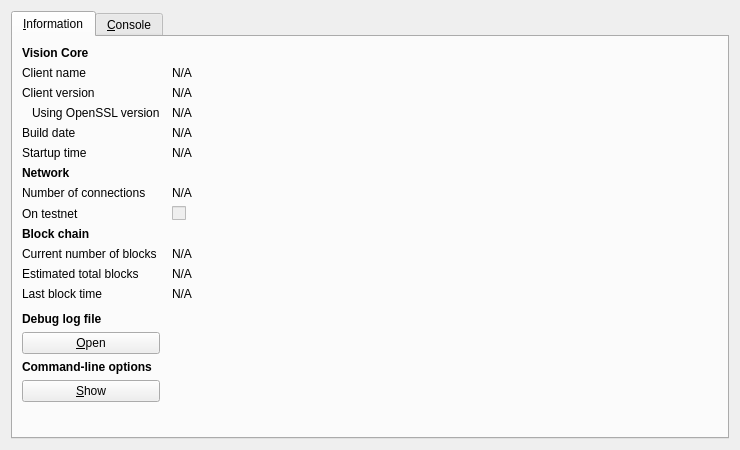
<?xml version="1.0" encoding="UTF-8"?>
<ui version="4.0">
 <class>RPCConsole</class>
 <widget class="QDialog" name="RPCConsole">
  <property name="geometry">
   <rect>
    <x>0</x>
    <y>0</y>
    <width>740</width>
    <height>450</height>
   </rect>
  </property>
  <property name="windowTitle">
   <string>Vision - Debug window</string>
  </property>
  <layout class="QVBoxLayout" name="verticalLayout_2">
   <item>
    <widget class="QTabWidget" name="tabWidget">
     <property name="currentIndex">
      <number>0</number>
     </property>
     <widget class="QWidget" name="tab_info">
      <attribute name="title">
       <string>&amp;Information</string>
      </attribute>
      <layout class="QGridLayout" name="gridLayout" columnstretch="0,1">
       <property name="horizontalSpacing">
        <number>12</number>
       </property>
       <item row="0" column="0">
        <widget class="QLabel" name="label_9">
         <property name="font">
          <font>
           <weight>75</weight>
           <bold>true</bold>
          </font>
         </property>
         <property name="text">
          <string>Vision Core</string>
         </property>
        </widget>
       </item>
       <item row="1" column="0">
        <widget class="QLabel" name="label_5">
         <property name="text">
          <string>Client name</string>
         </property>
        </widget>
       </item>
       <item row="1" column="1">
        <widget class="QLabel" name="clientName">
         <property name="cursor">
          <cursorShape>IBeamCursor</cursorShape>
         </property>
         <property name="text">
          <string>N/A</string>
         </property>
         <property name="textFormat">
          <enum>Qt::PlainText</enum>
         </property>
         <property name="textInteractionFlags">
          <set>Qt::LinksAccessibleByMouse|Qt::TextSelectableByKeyboard|Qt::TextSelectableByMouse</set>
         </property>
        </widget>
       </item>
       <item row="2" column="0">
        <widget class="QLabel" name="label_6">
         <property name="text">
          <string>Client version</string>
         </property>
        </widget>
       </item>
       <item row="2" column="1">
        <widget class="QLabel" name="clientVersion">
         <property name="cursor">
          <cursorShape>IBeamCursor</cursorShape>
         </property>
         <property name="text">
          <string>N/A</string>
         </property>
         <property name="textFormat">
          <enum>Qt::PlainText</enum>
         </property>
         <property name="textInteractionFlags">
          <set>Qt::LinksAccessibleByMouse|Qt::TextSelectableByKeyboard|Qt::TextSelectableByMouse</set>
         </property>
        </widget>
       </item>
       <item row="3" column="0">
        <widget class="QLabel" name="label_14">
         <property name="text">
          <string>Using OpenSSL version</string>
         </property>
         <property name="indent">
          <number>10</number>
         </property>
        </widget>
       </item>
       <item row="3" column="1">
        <widget class="QLabel" name="openSSLVersion">
         <property name="cursor">
          <cursorShape>IBeamCursor</cursorShape>
         </property>
         <property name="text">
          <string>N/A</string>
         </property>
         <property name="textFormat">
          <enum>Qt::PlainText</enum>
         </property>
         <property name="textInteractionFlags">
          <set>Qt::LinksAccessibleByMouse|Qt::TextSelectableByKeyboard|Qt::TextSelectableByMouse</set>
         </property>
        </widget>
       </item>
       <item row="4" column="0">
        <widget class="QLabel" name="label_12">
         <property name="text">
          <string>Build date</string>
         </property>
        </widget>
       </item>
       <item row="4" column="1">
        <widget class="QLabel" name="buildDate">
         <property name="cursor">
          <cursorShape>IBeamCursor</cursorShape>
         </property>
         <property name="text">
          <string>N/A</string>
         </property>
         <property name="textFormat">
          <enum>Qt::PlainText</enum>
         </property>
         <property name="textInteractionFlags">
          <set>Qt::LinksAccessibleByMouse|Qt::TextSelectableByKeyboard|Qt::TextSelectableByMouse</set>
         </property>
        </widget>
       </item>
       <item row="5" column="0">
        <widget class="QLabel" name="label_13">
         <property name="text">
          <string>Startup time</string>
         </property>
        </widget>
       </item>
       <item row="5" column="1">
        <widget class="QLabel" name="startupTime">
         <property name="cursor">
          <cursorShape>IBeamCursor</cursorShape>
         </property>
         <property name="text">
          <string>N/A</string>
         </property>
         <property name="textFormat">
          <enum>Qt::PlainText</enum>
         </property>
         <property name="textInteractionFlags">
          <set>Qt::LinksAccessibleByMouse|Qt::TextSelectableByKeyboard|Qt::TextSelectableByMouse</set>
         </property>
        </widget>
       </item>
       <item row="6" column="0">
        <widget class="QLabel" name="label_11">
         <property name="font">
          <font>
           <weight>75</weight>
           <bold>true</bold>
          </font>
         </property>
         <property name="text">
          <string>Network</string>
         </property>
        </widget>
       </item>
       <item row="7" column="0">
        <widget class="QLabel" name="label_7">
         <property name="text">
          <string>Number of connections</string>
         </property>
        </widget>
       </item>
       <item row="7" column="1">
        <widget class="QLabel" name="numberOfConnections">
         <property name="cursor">
          <cursorShape>IBeamCursor</cursorShape>
         </property>
         <property name="text">
          <string>N/A</string>
         </property>
         <property name="textFormat">
          <enum>Qt::PlainText</enum>
         </property>
         <property name="textInteractionFlags">
          <set>Qt::LinksAccessibleByMouse|Qt::TextSelectableByKeyboard|Qt::TextSelectableByMouse</set>
         </property>
        </widget>
       </item>
       <item row="8" column="0">
        <widget class="QLabel" name="label_8">
         <property name="text">
          <string>On testnet</string>
         </property>
        </widget>
       </item>
       <item row="8" column="1">
        <widget class="QCheckBox" name="isTestNet">
         <property name="enabled">
          <bool>false</bool>
         </property>
         <property name="text">
          <string/>
         </property>
        </widget>
       </item>
       <item row="9" column="0">
        <widget class="QLabel" name="label_10">
         <property name="font">
          <font>
           <weight>75</weight>
           <bold>true</bold>
          </font>
         </property>
         <property name="text">
          <string>Block chain</string>
         </property>
        </widget>
       </item>
       <item row="10" column="0">
        <widget class="QLabel" name="label_3">
         <property name="text">
          <string>Current number of blocks</string>
         </property>
        </widget>
       </item>
       <item row="10" column="1">
        <widget class="QLabel" name="numberOfBlocks">
         <property name="cursor">
          <cursorShape>IBeamCursor</cursorShape>
         </property>
         <property name="text">
          <string>N/A</string>
         </property>
         <property name="textFormat">
          <enum>Qt::PlainText</enum>
         </property>
         <property name="textInteractionFlags">
          <set>Qt::LinksAccessibleByMouse|Qt::TextSelectableByKeyboard|Qt::TextSelectableByMouse</set>
         </property>
        </widget>
       </item>
       <item row="11" column="0">
        <widget class="QLabel" name="label_4">
         <property name="text">
          <string>Estimated total blocks</string>
         </property>
        </widget>
       </item>
       <item row="11" column="1">
        <widget class="QLabel" name="totalBlocks">
         <property name="cursor">
          <cursorShape>IBeamCursor</cursorShape>
         </property>
         <property name="text">
          <string>N/A</string>
         </property>
         <property name="textFormat">
          <enum>Qt::PlainText</enum>
         </property>
         <property name="textInteractionFlags">
          <set>Qt::LinksAccessibleByMouse|Qt::TextSelectableByKeyboard|Qt::TextSelectableByMouse</set>
         </property>
        </widget>
       </item>
       <item row="12" column="0">
        <widget class="QLabel" name="label_2">
         <property name="text">
          <string>Last block time</string>
         </property>
        </widget>
       </item>
       <item row="12" column="1">
        <widget class="QLabel" name="lastBlockTime">
         <property name="cursor">
          <cursorShape>IBeamCursor</cursorShape>
         </property>
         <property name="text">
          <string>N/A</string>
         </property>
         <property name="textFormat">
          <enum>Qt::PlainText</enum>
         </property>
         <property name="textInteractionFlags">
          <set>Qt::LinksAccessibleByMouse|Qt::TextSelectableByKeyboard|Qt::TextSelectableByMouse</set>
         </property>
        </widget>
       </item>
       <item row="13" column="0">
        <spacer name="verticalSpacer_2">
         <property name="orientation">
          <enum>Qt::Vertical</enum>
         </property>
         <property name="sizeHint" stdset="0">
          <size>
           <width>20</width>
           <height>20</height>
          </size>
         </property>
        </spacer>
       </item>
       <item row="14" column="0">
        <widget class="QLabel" name="labelDebugLogfile">
         <property name="font">
          <font>
           <weight>75</weight>
           <bold>true</bold>
          </font>
         </property>
         <property name="text">
          <string>Debug log file</string>
         </property>
        </widget>
       </item>
       <item row="15" column="0">
        <widget class="QPushButton" name="openDebugLogfileButton">
         <property name="toolTip">
          <string>Open the Vision debug log file from the current data directory. This can take a few seconds for large log files.</string>
         </property>
         <property name="text">
          <string>&amp;Open</string>
         </property>
         <property name="autoDefault">
          <bool>false</bool>
         </property>
        </widget>
       </item>
       <item row="16" column="0">
        <widget class="QLabel" name="labelCLOptions">
         <property name="font">
          <font>
           <weight>75</weight>
           <bold>true</bold>
          </font>
         </property>
         <property name="text">
          <string>Command-line options</string>
         </property>
        </widget>
       </item>
       <item row="17" column="0">
        <widget class="QPushButton" name="showCLOptionsButton">
         <property name="toolTip">
          <string>Show the Vision-Qt help message to get a list with possible Vision command-line options.</string>
         </property>
         <property name="text">
          <string>&amp;Show</string>
         </property>
         <property name="autoDefault">
          <bool>false</bool>
         </property>
        </widget>
       </item>
       <item row="18" column="0">
        <spacer name="verticalSpacer">
         <property name="orientation">
          <enum>Qt::Vertical</enum>
         </property>
         <property name="sizeHint" stdset="0">
          <size>
           <width>20</width>
           <height>40</height>
          </size>
         </property>
        </spacer>
       </item>
      </layout>
     </widget>
     <widget class="QWidget" name="tab_console">
      <attribute name="title">
       <string>&amp;Console</string>
      </attribute>
      <layout class="QVBoxLayout" name="verticalLayout_3">
       <property name="spacing">
        <number>3</number>
       </property>
       <item>
        <widget class="QTextEdit" name="messagesWidget">
         <property name="minimumSize">
          <size>
           <width>0</width>
           <height>100</height>
          </size>
         </property>
         <property name="readOnly">
          <bool>true</bool>
         </property>
         <property name="tabKeyNavigation" stdset="0">
          <bool>false</bool>
         </property>
         <property name="columnCount" stdset="0">
          <number>2</number>
         </property>
        </widget>
       </item>
       <item>
        <layout class="QHBoxLayout" name="horizontalLayout">
         <property name="spacing">
          <number>3</number>
         </property>
         <item>
          <widget class="QLabel" name="label">
           <property name="text">
            <string notr="true">&gt;</string>
           </property>
          </widget>
         </item>
         <item>
          <widget class="QLineEdit" name="lineEdit"/>
         </item>
         <item>
          <widget class="QPushButton" name="clearButton">
           <property name="maximumSize">
            <size>
             <width>24</width>
             <height>24</height>
            </size>
           </property>
           <property name="toolTip">
            <string>Clear console</string>
           </property>
           <property name="text">
            <string/>
           </property>
           <property name="icon">
            <iconset resource="../bitcoin.qrc">
             <normaloff>:/icons/remove</normaloff>:/icons/remove</iconset>
           </property>
           <property name="shortcut">
            <string notr="true">Ctrl+L</string>
           </property>
           <property name="autoDefault">
            <bool>false</bool>
           </property>
          </widget>
         </item>
        </layout>
       </item>
      </layout>
     </widget>
    </widget>
   </item>
  </layout>
 </widget>
 <resources>
  <include location="../bitcoin.qrc"/>
 </resources>
 <connections/>
</ui>
